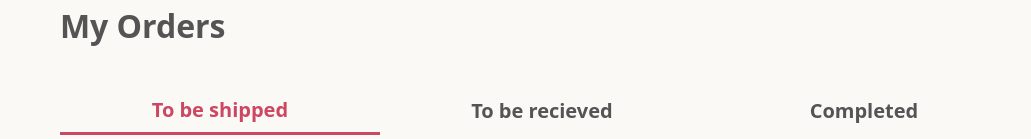
      <widget class="QWidget" name="myordersnavcontainer" native="true">
       <property name="geometry">
        <rect>
         <x>0</x>
         <y>0</y>
         <width>1031</width>
         <height>139</height>
        </rect>
       </property>
       <property name="styleSheet">
        <string notr="true">background-color: #FAF9F6;</string>
       </property>
       <widget class="QLabel" name="myorderslabel">
        <property name="geometry">
         <rect>
          <x>60</x>
          <y>0</y>
          <width>180</width>
          <height>51</height>
         </rect>
        </property>
        <property name="styleSheet">
         <string notr="true">color: #545454;
text-align: center;
font-family: Suwannaphum;
font-size: 32px;
font-style: normal;
font-weight: 700;
line-height: normal;</string>
        </property>
        <property name="text">
         <string>My Orders</string>
        </property>
       </widget>
       <widget class="QPushButton" name="tobeshippedbutton">
        <property name="geometry">
         <rect>
          <x>60</x>
          <y>85</y>
          <width>320</width>
          <height>50</height>
         </rect>
        </property>
        <property name="styleSheet">
         <string notr="true">QPushButton{
	color: #CD4662;
text-align: center;
font-family: Suwannaphum;
font-size: 20px;
font-style: normal;
font-weight: 700;
line-height: normal;
border: none;
border-bottom: 3px solid #CD4662;
}
QPushButton:hover{
	background-color: #F4DBDB;
	color: #545454;
border: none;
}

</string>
        </property>
        <property name="text">
         <string>To be shipped</string>
        </property>
       </widget>
       <widget class="QPushButton" name="toberecievedbutton">
        <property name="geometry">
         <rect>
          <x>382</x>
          <y>85</y>
          <width>320</width>
          <height>50</height>
         </rect>
        </property>
        <property name="styleSheet">
         <string notr="true">QPushButton{
	color: #545454;
text-align: center;
font-family: Suwannaphum;
font-size: 20px;
font-style: normal;
font-weight: 700;
line-height: normal;
border: none;
}
QPushButton:hover{
	background-color: #F4DBDB;
	color: #545454;
}

</string>
        </property>
        <property name="text">
         <string>To be recieved</string>
        </property>
       </widget>
       <widget class="QPushButton" name="completedbutton">
        <property name="geometry">
         <rect>
          <x>704</x>
          <y>85</y>
          <width>320</width>
          <height>50</height>
         </rect>
        </property>
        <property name="styleSheet">
         <string notr="true">QPushButton{
	color: #545454;
text-align: center;
font-family: Suwannaphum;
font-size: 20px;
font-style: normal;
font-weight: 700;
line-height: normal;
border: none;
}
QPushButton:hover{
	background-color: #F4DBDB;
	color: #545454;
}</string>
        </property>
        <property name="text">
         <string>Completed</string>
        </property>
       </widget>
      </widget>
